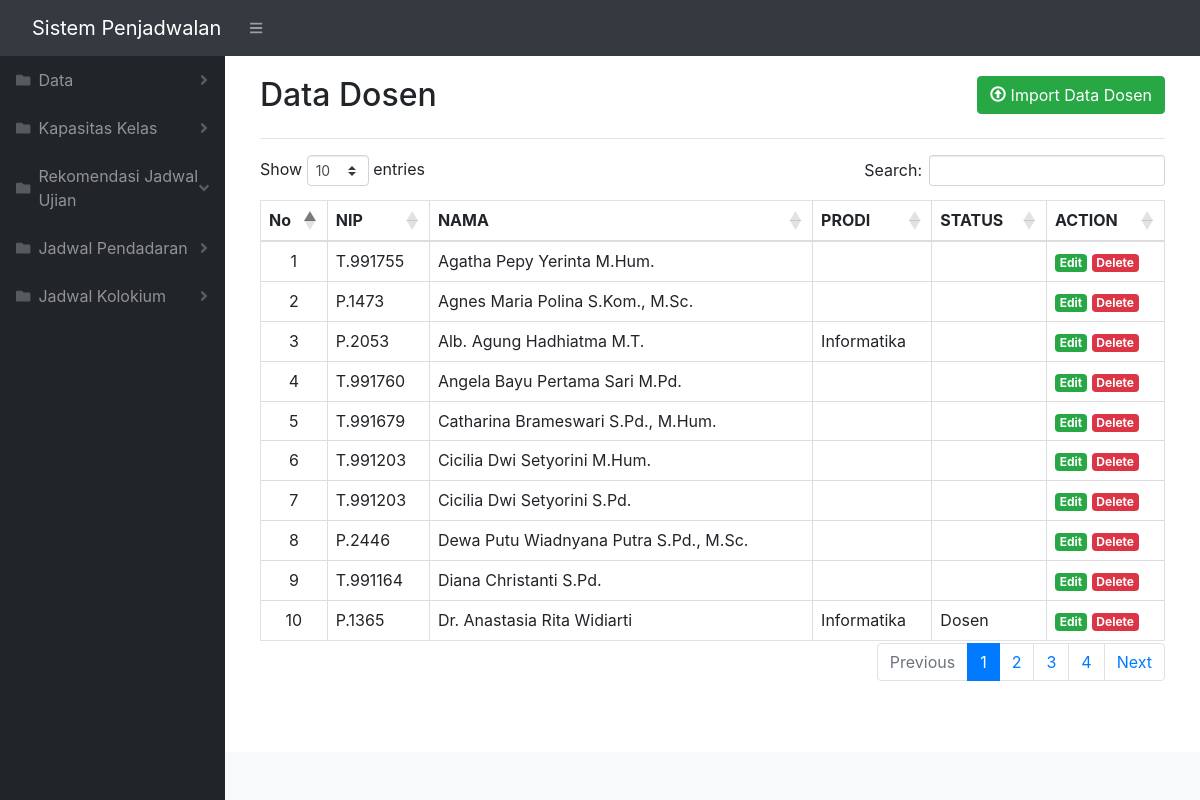
The page /index.php/home/dosen on the database its author committed.
### tables this page shows
CREATE TABLE `dosen` (
  `idDosen` int(11) NOT NULL,
  `nip` varchar(255) NOT NULL,
  `nama` varchar(255) NOT NULL,
  `prodi` varchar(255) NOT NULL,
  `status` varchar(255) NOT NULL
);

### application/controllers/Home.php (called while the page is built, shortened)
<?php
class home extends CI_Controller {
    public function __construct() {
        $this->load->library('form_validation');
        $this->load->library('pagination');
        $this->load->model('list_model');
        $this->load->model('data_model');
        $this->load->library('excel');
    }
    public function dosen() {
        $data['data'] = $this->list_model->get_dosen_list();
        $data['title'] = 'Data Dosen';
        $this->load->view('templates/header', $data);
        $this->load->view('templates/sidebar', $data);
        $this->load->view('data/dosen', $data);
        $this->load->view('templates/topbar', $data);
        $this->load->view('templates/footer', $data);
    }
}

### index.php (called while the page is built, shortened)
<?php
require_once BASEPATH.'core/CodeIgniter.php';

### application/models/List_model.php (called while the page is built, shortened)
<?php
class List_model extends CI_Model {
    function get_dosen_list() {
        $this->db->order_by('nama', 'ASC');
        $query = $this->db->get('dosen');
        return $query;
    }
}

### application/views/data/dosen.php (the view, shortened to what this page needs)
<div id="layoutSidenav_content">
    <main>
        <div class="container-fluid">
            <div class="card-body">
                <div class="row">
                    <div class="col-auto mr-auto">
                        <h2 class=""><?= $title ?></h2>
                    </div>
                    <div class="col-auto ml-3">
                        <a href="http://" class="btn btn-success pull-right" data-toggle="modal"
                            data-target="#exampleModal"> <span class="glyphicon glyphicon-upload"></span> Import
                            Data Dosen</a>
                    </div>
                </div>
                <hr>
                <div class="table-responsive">
                    <table class="table table-bordered" id="tabelku" width="100%">
                        <thead>
                            <tr class="text-center">
                                <th>No</th>
                                <th>NIP</th>
                                <th>NAMA</th>
                                <th>PRODI</th>
                                <th>STATUS</th>
                                <th>ACTION</th>
                            </tr>
                        </thead>
                        <tbody>
                            <?php $i = 1; ?>
                            <?php foreach ($data->result() as $row) : ?>
                            <tr>
                                <td class="text-center"><?= $i ?></td>
                                <td><?php echo $row->nip; ?></td>
                                <td><?php echo $row->nama; ?></td>
                                <td><?php echo $row->prodi; ?></td>
                                <td><?php echo $row->status; ?></td>
                                <td>
                                    <a href="<?php echo base_url(); ?>home/editDsn/<?= $row->idDosen; ?>"
                                        class="badge badge-success ">Edit</a>
                                    <a href="<?php echo base_url(); ?>home/deleteDsn/<?= $row->idDosen; ?>"
                                        class="badge badge-danger"
                                        onclick="return confirm('Are you sure you want to delete <?= $row->idDosen; ?>?');">Delete</a>
                                </td>
                            </tr>
                            <?php $i++; ?>
                            <?php endforeach; ?>
                        </tbody>
                    </table>
                </div>
            </div>
        </div>
    </main>

### assets/dateindo/css/ilmudetil.css (style rules this page uses)
a { color: #FFC107;text-decoration: none; }

### rows shown on the page
dosen: nip "T.991755", nama "Agatha Pepy Yerinta M.Hum."
dosen: nip "P.1473", nama "Agnes Maria Polina S.Kom., M.Sc."
dosen: nip "P.2053", nama "Alb. Agung Hadhiatma M.T.", prodi "Informatika"
dosen: nip "T.991760", nama "Angela Bayu Pertama Sari M.Pd."
dosen: nip "T.991679", nama "Catharina Brameswari S.Pd., M.Hum."
dosen: nip "T.991203", nama "Cicilia Dwi Setyorini M.Hum."
dosen: nip "T.991203", nama "Cicilia Dwi Setyorini S.Pd."
dosen: nip "P.2446", nama "Dewa Putu Wiadnyana Putra S.Pd., M.Sc."
dosen: nip "T.991164", nama "Diana Christanti S.Pd."
dosen: nip "P.1365", nama "Dr. Anastasia Rita Widiarti", prodi "Informatika", status "Dosen"

### other values the page prints
$title "Data Dosen"
